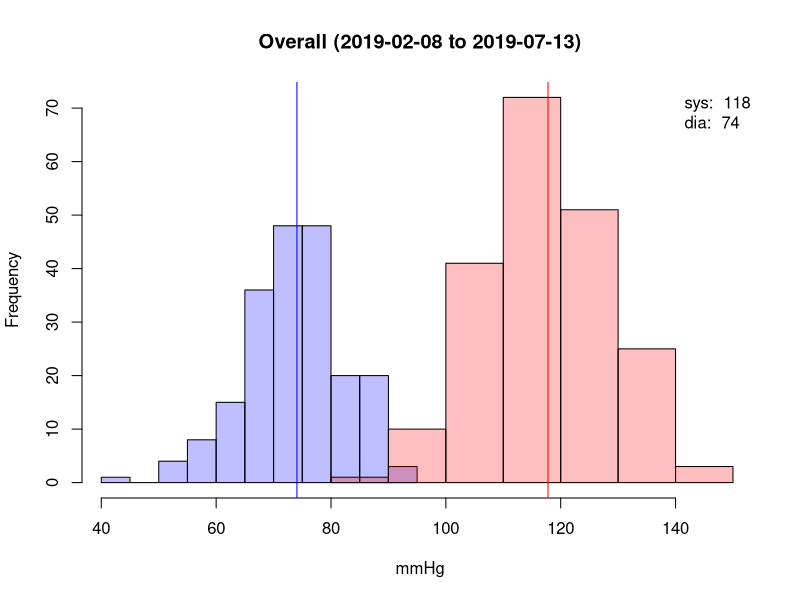
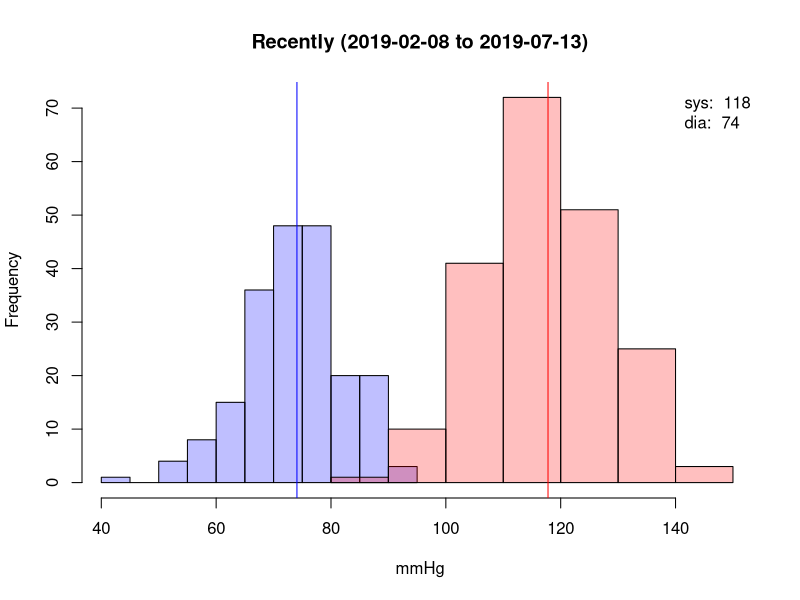
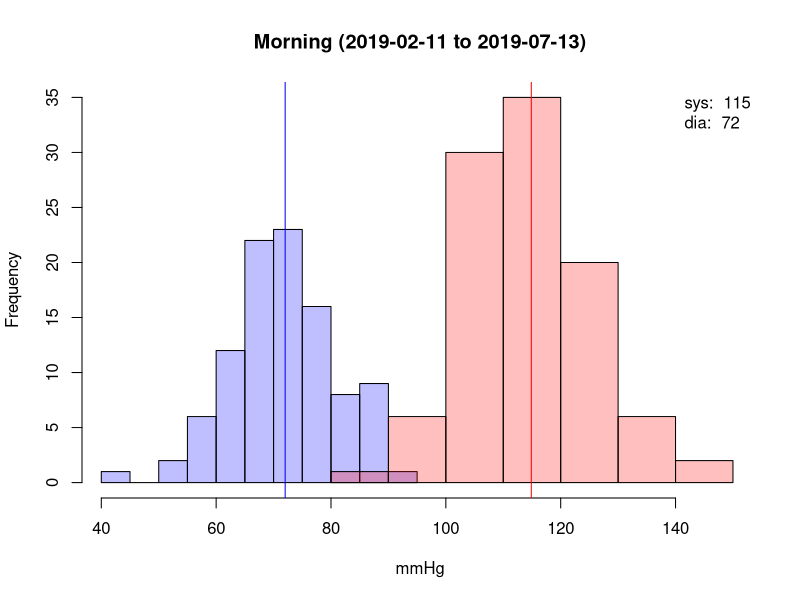
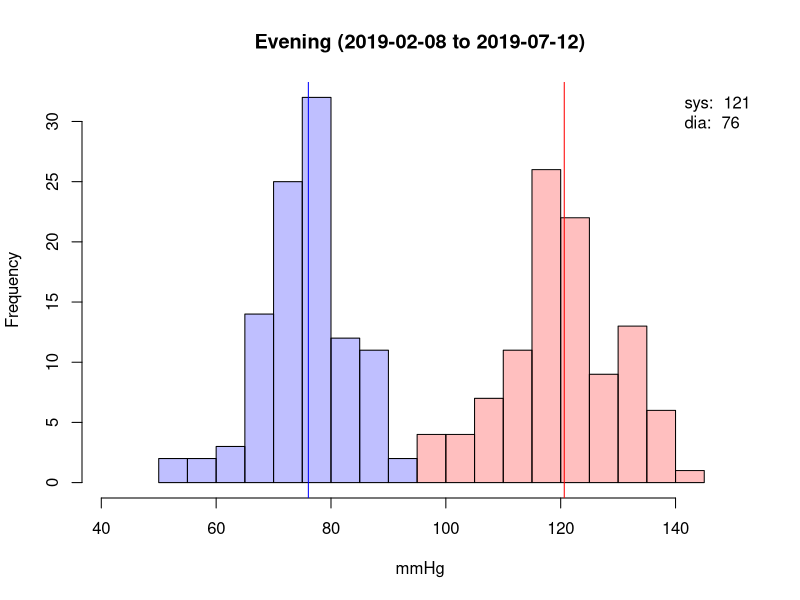
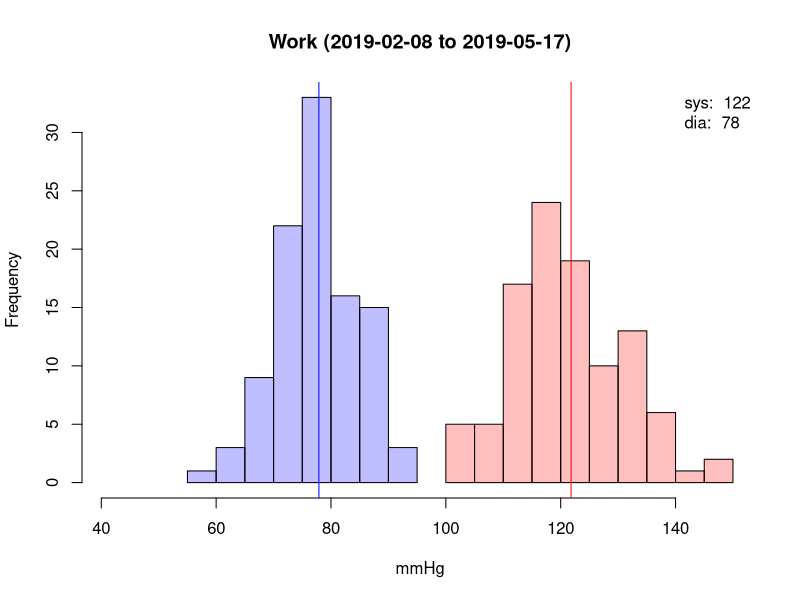
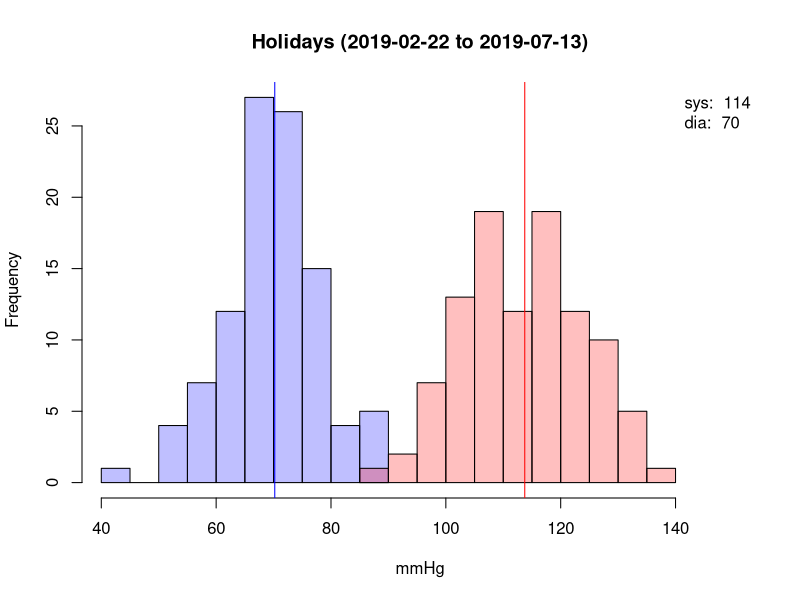
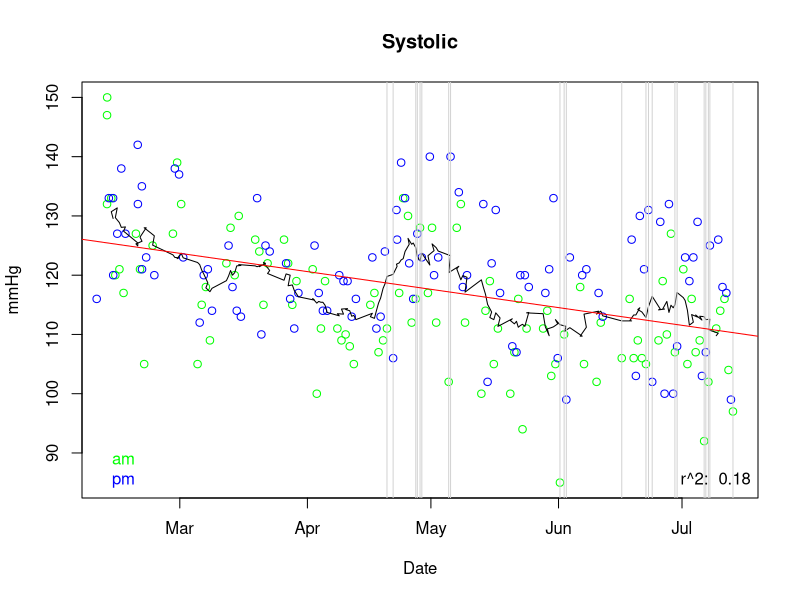
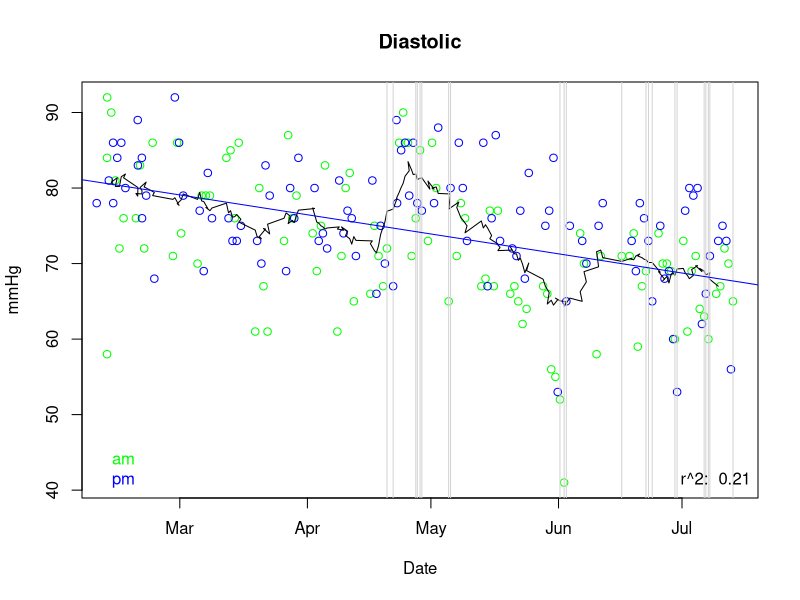

Write the R code that produced these figures, in order.
## ---- chunk 1
library(lubridate)
## ---- chunk 2
b <- read.csv(file="bp.csv", header=TRUE, sep=",")
f <- read.csv(file="factors.csv", header=TRUE, sep=",")
bp <- merge(b, f)
bp$datetime <- as_datetime(paste(bp$date, bp$time))
mp <- c(min(bp$dia), max(bp$sys))
cdia <- rgb(0,0,1,1/4)
csys <- rgb(1,0,0,1/4)
cpul <- rgb(0,1,0,1/4)
## ---- chunk 3
plot.blood.pressure <- function(bp, title) {
  hsys <- hist(bp$sys, plot=F)
  hdia <- hist(bp$dia, plot=F)
  mc <- c(0, max(c(hsys$counts, hdia$counts)))
  plot(hdia, col=cdia, xlim=mp, ylim=mc, main = paste(title, " (", as.Date(min(bp$datetime)), " to ", as.Date(max(bp$datetime)), ")", sep=""), xlab = "mmHg")
  plot(hsys, col=csys, xlim=mp, ylim=mc, add=T)
  mdia <- mean(bp$dia)
  msys <- mean(bp$sys)
  abline(v=c(msys, mdia), col=c("red","blue"))
  legend("topright", bty="n", legend=c(paste("sys: ", format(msys, digits=2)), paste("dia: ", format(mdia, digits=2))))
}
## ---- chunk 4
plot.blood.pressure(bp, "Overall")
## ---- chunk 5
recent <- day(max(bp$datetime)) - day(bp$datetime) < 28
plot.blood.pressure(bp[recent,], "Recently")
## ---- chunk 6
am <- hour(bp$datetime) < 12
plot.blood.pressure(bp[am,], "Morning")
## ---- chunk 7
pm <- hour(bp$datetime) >= 12
plot.blood.pressure(bp[pm,], "Evening")
## ---- chunk 8
plot.blood.pressure(bp[bp$work == 1,], "Work")
## ---- chunk 9
plot.blood.pressure(bp[bp$work == 0,], "Holidays")
## ---- chunk 10
movavg <- function(x, n=5){
  filter(x,rep(1/n,n), sides=2)
}
plot.dates <- function(bp, var, title, col, yl="mmHg") {
  cs <- c("green", "blue")
  dates <- bp$datetime
  points <- bp[,var]
  plot(dates[am], points[am], xlab="Date", ylab=yl, main=title, col=cs[1])
  points(dates[pm], points[pm], col=cs[2])
  a <- movavg(points, 14)
  lines(dates, a)
  abline(v=dates[wday(dates) %in% c(1,7)], col="lightgray")
  sd <- lm(points~dates)
  abline(sd, col=col)
  legend("bottomright", bty="n", legend=paste("r^2: ", format(summary(sd)$r.squared, digits=2)))
  legend("bottomleft", bty="n", legend=c("am", "pm"), text.col = cs, pt.bg=cs)
}
plot.dates(bp, "sys", "Systolic", "red")
plot.dates(bp, "dia", "Diastolic", "blue")
## ---- chunk 11
plot(bp$dia, bp$sys, xlab = "Diastolic", ylab="Systolic")
msd <- lm(bp$sys~bp$dia)
abline(msd)
legend("bottomright", bty="n", legend=paste("r^2: ", format(summary(msd)$r.squared, digits=2)))
## ---- chunk 12
plot.pulse <- function(pulse, c, title) {
  hpul <- hist(pulse, plot=F)
  plot(hpul, col=c, main = title, xlab = "bpm")
  m <- mean(pulse)
  abline(v=m, col=c)
  legend("topright", bty="n", legend=paste("av: ", format(m, digits=2)))
}
plot.pulse(bp$pul, cpul, "Overall")
## ---- chunk 13
plot.pulse(bp[am,]$pul, cpul, "Morning")
## ---- chunk 14
plot.pulse(bp[pm,]$pul, cpul, "Evening")
## ---- chunk 15
plot.dates(bp, "pulse", "Pulse", "green", "bpm")
